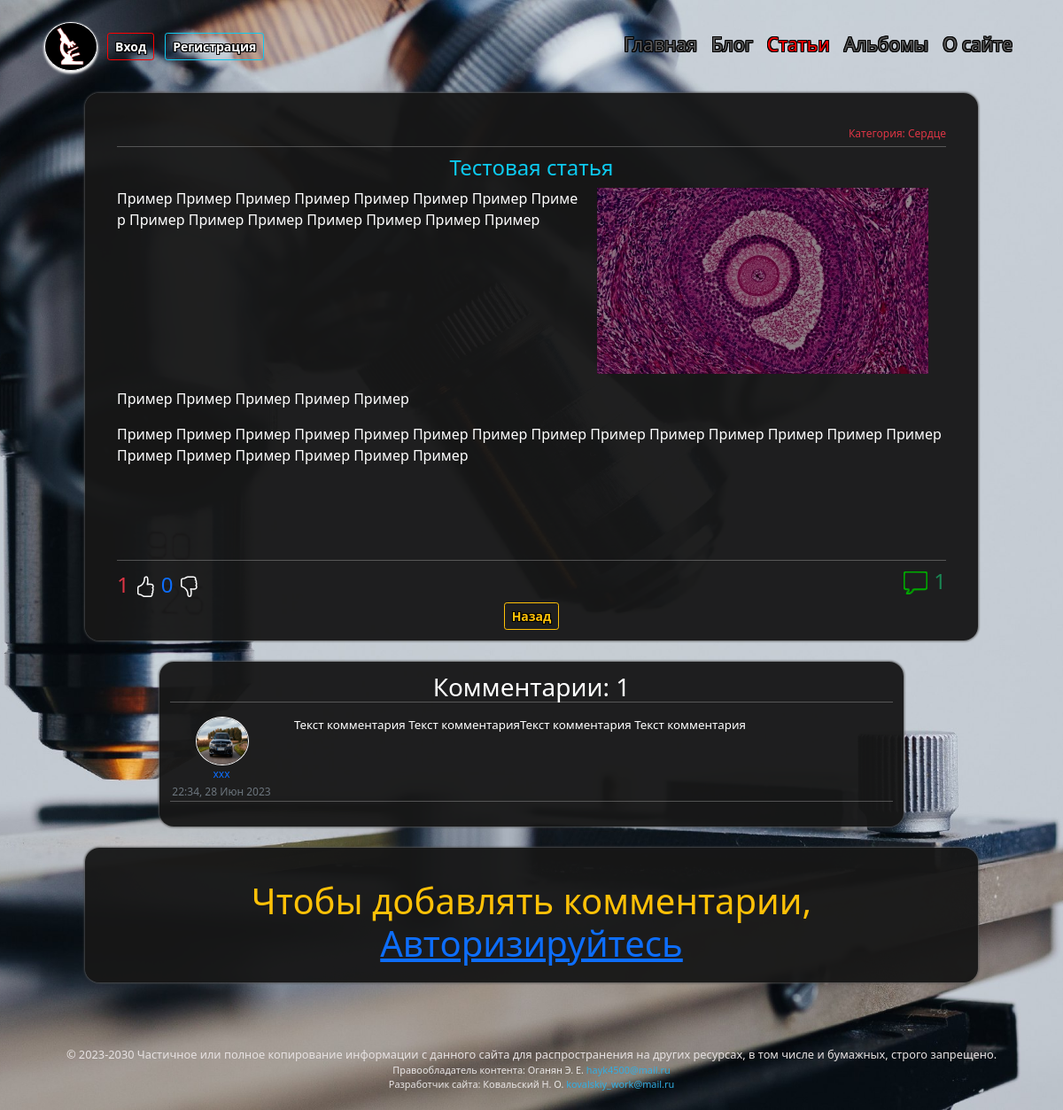
The page /articles/article/testovaya-statya/ on the database its author committed.
### articles/models.py (models this page shows, shortened)
class Article(models.Model):
    title = models.CharField(verbose_name='Статья', max_length=40, unique=True)
    slug = models.SlugField(max_length=40, unique=True, db_index=True, verbose_name='URL')
    body = RichTextUploadingField(verbose_name='Содержание')
    time_create = models.DateTimeField(verbose_name='Время создания', auto_now_add=True)
    is_published = models.BooleanField(verbose_name='Публикация', default=True)
    thematic = models.ForeignKey('Thematic', verbose_name='Тематика', on_delete=models.PROTECT, null=False)
    thumbsup = models.IntegerField(verbose_name='Нравится', default='0')
    thumbsdown = models.IntegerField(verbose_name='Не нравится', default='0')
    thumbs = models.ManyToManyField(CustomUser, verbose_name='Голосовали', related_name='thumbs_article', default=None, blank=True)
    class Meta:
        verbose_name = "Статью"
        verbose_name_plural = "Статьи"
        ordering = ['-time_create']

class Thematic(models.Model):
    name = models.CharField(verbose_name='Тематика', max_length=40, db_index=True, unique=True)
    slug = models.SlugField(max_length=80, unique=True, db_index=True, verbose_name='URL')
    def __str__(self):
        return self.name
    class Meta:
        verbose_name = "Тематику"
        verbose_name_plural = "Тематики"

class Comments_Article(models.Model):
    article = models.ForeignKey(Article, on_delete= models.CASCADE, verbose_name='Название Статьи', related_name='comments_article' )
    author = models.ForeignKey(CustomUser, on_delete= models.CASCADE, verbose_name='Автор комментария', related_name='comments_article_author')
    create_date = models.DateTimeField(auto_now=True, verbose_name='Дата создания')
    text = models.TextField(max_length=700, verbose_name='Текст комментария')
    status = models.BooleanField(verbose_name='Видимость комментария', default=False)
    def text_100(self):
        if len(self.text) > 99:
            return u"%s..." % (self.text[:100],)
        else:
            return self.text
    text_100.short_description = 'Текст комментария'
    class Meta:
        verbose_name = "Комментарий статьи"
        verbose_name_plural = "Комментарии статей"
        ordering = ['-status', '-create_date',]

### users/models.py (models this page shows, shortened)
class CustomUser(AbstractUser):
    class Meta:
        verbose_name = 'Профили'
        verbose_name_plural = 'Профили'
    GENDERS = (
        ('', 'Не указано'),
        ('М', 'Мужчина'),
        ('Ж', 'Женщина'),
    )
    slug = models.SlugField(max_length=40, unique=True, db_index=True, verbose_name='URL')
    avatar = models.ImageField(verbose_name='Аватар', default='users/avatar/default/default_avatar.jpeg',
                                upload_to=user_directory_path, blank=True, )
    gender = models.CharField(verbose_name='Пол', max_length=1, choices=GENDERS, default='-', blank=True)
    age = models.PositiveSmallIntegerField(verbose_name='Возраст',null=True,  blank=True)
    birthday = models.DateField(verbose_name='Дата рождения', blank=True, null=True)
    email = models.EmailField(unique=True)
    def __str__(self):
        return self.username

### articles/views.py (the view, shortened to what this page needs)
# urls.py: path('article/<slug:article_slug>/', ArticleDetail.as_view(), name='article'),
class ArticleDetail(SuccessMessageMixin, FormMixin, DetailView):
    model = Article
    template_name = 'articles/article.html'
    context_object_name = 'article'
    slug_url_kwarg = 'article_slug'
    form_class = CommentArticleForm
    success_message = 'Комментарий успешно отправлен! Ожидайте проверку модератором!'
    def get_context_data(self, *, object_list=None, **kwargs):
        context = super().get_context_data(**kwargs)
        obj = self.object
        context['title'] = 'Статья - ' + str(obj.title)
        def get_vote(self):
            votes = Votes_Article.objects.filter(user=self.request.user.id, article=obj)
            if len(votes) == 0:
                return 'not_vote'
        context['vote_article'] = get_vote(self)
        comments = self.get_modereted_comments()
        context['comments'] = comments
        context['page_obj'] = comments
        return context
    def get_modereted_comments(self):
        queryset = self.object.comments_article.filter(status=True).select_related('author')
        paginator = Paginator(queryset, 6)
        page = self.request.GET.get('page')
        comments = paginator.get_page(page)
        return comments

### blog/context_processors.py (called while the page is built)
def menu_context_processor(request):
    return {'menu': menu, 'home': home}

### articles/templates/articles/article.html (shortened to what this page needs)
{% extends 'blog/include/base.html' %}
{% load static %}
{% block content %}
<div class="content">
    <span class="right" style="float:right;">
        <p class="text-danger time">Категория: {{article.thematic}}</p>
    </span>
    <br>
    <hr class="text-white" style="margin-top:0%; margin-bottom:1%">
    <h2 class="text-info fs-4 text-center">{{article.title}}</h2>
    <div class="card" style="background:rgba(0, 0, 0, 0);; border-radius: 0.5em;">
        {{article.body|safe}}
    </div>
    <hr class="text-white" style="margin-bottom:1%; margin-top: 1%;">
    <span class="right" style="float:right;">
        <ul class="lines">
            <li class="lines">
                <image class="btn-like" src="{% static 'blog/images/comment.png' %}" style="margin-top:0.2em; margin-right:7px;" width="27em"></image>
            <li class="lines">
                <h4 class="text-success" style=" margin-bottom:0px;">{{comments.paginator.count|default:"нет"}}</h4>
        </ul>
    </span>
        <ul class="lines">
            <li class="lines">
                <span id="i_like_this" class="text-danger">
                    <span id="up" style="margin-bottom:0px; font-size:24px;">{{article.thumbsup}}</span>
                </span>
                <a {% if request.user.is_authenticated %}
                    class="btn btn-link text-dark p-0 border-0 btn-outline-black thumbactionn"
                    {% else %}
                    href="{% url 'login' %}" class="btn btn-link text-dark p-0 border-0 btn-outline-black"
                    {% endif %}
                    value="thumbsup" data-toggle="tooltip" title="I like this" role="button">
                </a>
            <li class="lines"> <span id="down"  class="text-primary" style="margin-bottom:0px; font-size:24px;">{{article.thumbsdown}}</span>
                <a {% if request.user.is_authenticated %}
                    class="btn btn-link text-dark p-0 border-0 btn-outline-black thumbactionn"
                    {% else %}
                    href="{% url 'login' %}" class="btn btn-link text-dark p-0 border-0 btn-outline-black"
                    {% endif %}
                    value="thumbsdown" data-toggle="tooltip" title="I dont like this" role="button">
                </a>
        </ul>
    <div class="text-center">
        <a>
            <button type="button" onclick="history.back();" class="btn btn-outline-warning btn-sm btn-profile">Назад</button>
        </a>
    </div>
</div>
{% if not comments.paginator.count %}
<div class="content comment-content text-center">
    <h3 class="text-comment">Нет комментариев</h3>
</div>
{% else %}
<div class="content comment-content text-center">
    <h3 class="text-comment" >Комментарии: {{comments.paginator.count}}</h3>
    <hr class="text-white" style="margin-top:0%">
    {%for c in comments %}
    <div class="one-comment">
        <div class="row">
            <div class="col-lg-2 ">
                <img class="logo_comment"  src='{{c.author.avatar.url}}' alt="Avatar" width="60em" height="55em" style="margin-right: 0px;">
                <p class="text-primary time" >{{c.author}}</p></span>
                <p class="text-muted time">{{c.create_date|date:'H:i, d M Y'}}</p>
            </div>
            <div class="col-lg-10">
                <p class="text-white text-one-comment">{{c.text}}</p>
            </div>
        </div>
        <hr class="text-white" style="margin-top:0%">
    </div>
    {% endfor %}
</div>
{% endif %}
{% if user.is_authenticated %}
<div class="content comment-content text-center">
    <form action="" method="post">
    {% csrf_token %}
    <h3 class="text-center text-warning">Добавить комментарий</h3>
        {% for f in form %}
        <p class="form-comment text-center">{{f}}</p>
        <div class="form-error">{{f.errors}}</div>
        <div class="form-error">{{form.non_field_errors}}</div>
        {% endfor %}
        <p class="warning-comment">Уважаемые пользователи! В нашем сообществе запрещено: призывать к насилию, оскорблять.
        </p>
        <p class="form-reg comment-btn"><button type="submit" class="btn btn-outline-success btn-reg">Добавить комментарий</button></p>
    </form>
</div>
{% else %}
<div class="content text-center">
    <h1 class="fs-9 text-warning">Чтобы добавлять комментарии, <a href="{% url 'login' %}">Авторизируйтесь</a></h1>
</div>
{% endif %}
{% endblock %}

### blog/static/blog/css/styles.css (style rules this page uses)
html { position: relative; min-height: 90%; }
body { background-repeat: no-repeat; background-position: center center; background-attachment: fixed; -webkit-background-size: cover; -moz-background-size: cover; -o-background-size: cover; background-size: cover; margin-bottom: 6%; background-color:rgba(23, 23, 23, 0.961); }
.btn { margin: 6px; font-weight: 648; text-shadow: 1px 0 rgb(0, 0, 0), -1px 0 rgb(0, 0, 0), 0 1px rgb(0, 0, 0), 0 -1px rgb(0, 0, 0), 1px 1px rgb(0, 0, 0), -1px -1px rgb(0, 0, 0), 1px -1px rgb(0, 0, 0), -1px 1px rgb(0, 0, 0); }
.content { margin-left: 8%; margin-right: 8%; margin-top: 2%; margin-bottom: 0.1%; padding: 3%; padding-bottom: 1%; border-radius: 1em; background-color:rgba(23, 23, 23, 0.961); box-shadow: 0 0px 3px rgb(141, 141, 141), 0 0px 3px rgb(0, 0, 0); }
.time { margin-top: 1%; margin-bottom: 1%; font-size: 12px; }
.btn-profile { margin: 0px; }
div .card { border: none; }
.text-comment { color: white; padding: 0px; margin: 0%; }
.comment-content { margin-left: 15%; margin-right: 15%; margin-bottom: 1%; padding: 1%; }
.text-one-comment { font-size: smaller; text-align:justify; }
.logo_comment { border-radius: 50%; margin-left: 1%; margin-right: 6px; border: 1px solid rgb(255, 255, 255); padding: 0.1px; }
ul.lines { margin:0px; padding:0px; }
.lines { display: flex; }
svg#thumbsup.up.bi.bi-hand-thumbs-up, svg#thumbsdown.down.bi.bi-hand-thumbs-down { color:white; }

### rows shown on the page
Article: thematic "Сердце", title "Тестовая статья", body (picture), body "Пример Пример Пример Пример Пример Пример Пример Пример Пример Пример Пример Пример Пример Пример Пример Пример Пример Пример Пример Пример Пример Пример Пример Пример Пример Пример Пример Пример Пример Пример Пример Пример Пример Пример Пример Пример Пример Пример Пример Пример", thumbsup "1", thumbsdown "0"
Comments_Article: author.avatar (picture), author "xxx", create_date "22:34, 28 Июн 2023", text "Текст комментария Текст комментарияТекст комментария Текст комментария"

### other values the page prints
{{ home.title }} "Главная"
{{ m.title }} "Блог" "Статьи" "Альбомы" "О сайте"
{{ comments.paginator.count|default:"нет" }} "1"
{{ comments.paginator.count }} "1"
